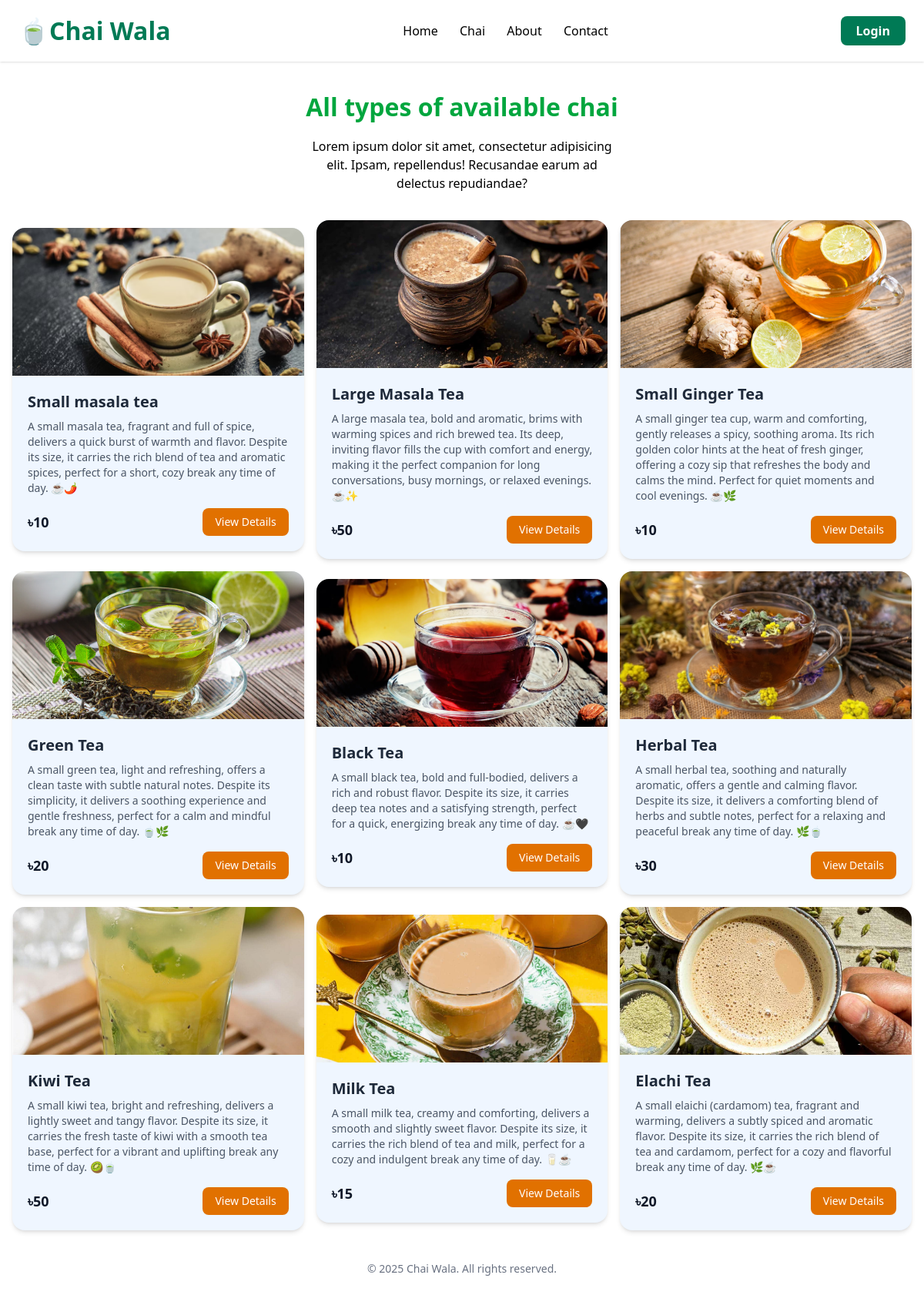
The app's page /chai/ with its own data.
### chai/models.py (models this page shows, shortened)
class ChaiVarity(models.Model):
    CHAI_TYPE_CHOICE = [
        ('MLT', 'MASALA TEA'),
        ('GRT', 'GINGER TEA'),
        ('KLT', 'KIWI TEA'),
        ('ELT', 'ELACHI TEA'),
        ('GT', 'GREEN TEA'),
        ('BLT', 'BLACK TEA'),
        ('HET', 'HERBAL TEA'),
        ('MLT', 'MILK TEA'),
    ]
    name = models.CharField(max_length=100)
    image = models.ImageField(upload_to='chais/')
    date = models.DateTimeField(default=timezone.now)
    tea_type = models.CharField(max_length=5, choices= CHAI_TYPE_CHOICE)
    description = models.TextField(default='', null=True)
    price = models.IntegerField(default=0,null=False)

### chai/views.py (the view)
# urls.py: path('',views.all_chai, name='all_chai'),
def all_chai(request):
    chais = ChaiVarity.objects.all() # taking all the models of ChaiVarity in a single variable for use. This will return an Array of models
    return render(request, 'chai/all_chai.html', {'chais':chais}) # This carly braces sends values in the frontend in form of dictionary

### chai/templates/chai/all_chai.html (shortened to what this page needs)
{% extends 'layout.html' %}
{% block content %}
    <h1 class="font-black text-green-600 text-3xl pt-10">All types of available chai</h1>
    <p class="text-center px-[400px] py-5">Lorem ipsum dolor sit amet, consectetur adipisicing elit. Ipsam, repellendus! Recusandae earum ad delectus repudiandae?</p>
    <div class="grid grid-cols-3 gap-4 m-4 place-items-center">
        {% for chai in chais %}
            <div class="max-w-sm bg-blue-50 rounded-2xl shadow-md overflow-hidden hover:shadow-lg transition-shadow">
                <img
                    src="{{chai.image.url}}"
                    alt="Product image"
                    class="w-full h-48 object-cover"
                />
                <div class="p-5">
                    <h3 class="text-xl font-semibold text-gray-800">
                    {{chai.name}}
                    </h3>
                    <p class="text-sm text-gray-600 mt-2">
                    {{chai.description}}
                    </p>
                    <div class="flex items-center justify-between mt-4">
                        <span class="text-lg font-bold text-gray-900">
                            ৳{{chai.price}}
                        </span>
                        <a href="{% url 'chai_details' chai.id %}">
                            <button class="px-4 py-2 text-sm font-medium text-white bg-amber-600 rounded-lg hover:bg-amber-700 transition">
                                View Details
                            </button>
                        </a>
                    </div>
                </div>
            </div>
        {% endfor %}
    </div>
{% endblock content %}

### static/style.css (style rules this page uses)
body { color: black; }
h1 { text-align: center; font-size: 2em; }

### records on screen
ChaiVarity: image (picture), name "Small masala tea", description "A small masala tea, fragrant and full of spice, delivers a quick burst of warmth and flavor. Despite its size, it carries the rich blend of tea and aromatic spices, perfect for a short, cozy break any time of day. ☕🌶️", price "10"
ChaiVarity: image (picture), name "Large Masala Tea", description "A large masala tea, bold and aromatic, brims with warming spices and rich brewed tea. Its deep, inviting flavor fills the cup with comfort and energy, making it the perfect companion for long conversations, busy mornings, or relaxed evenings. ☕✨", price "50"
ChaiVarity: image (picture), name "Small Ginger Tea", description "A small ginger tea cup, warm and comforting, gently releases a spicy, soothing aroma. Its rich golden color hints at the heat of fresh ginger, offering a cozy sip that refreshes the body and calms the mind. Perfect for quiet moments and cool evenings. ☕🌿", price "10"
ChaiVarity: image (picture), name "Green Tea", description "A small green tea, light and refreshing, offers a clean taste with subtle natural notes. Despite its simplicity, it delivers a soothing experience and gentle freshness, perfect for a calm and mindful break any time of day. 🍵🌿", price "20"
ChaiVarity: image (picture), name "Black Tea", description "A small black tea, bold and full-bodied, delivers a rich and robust flavor. Despite its size, it carries deep tea notes and a satisfying strength, perfect for a quick, energizing break any time of day. ☕🖤", price "10"
ChaiVarity: image (picture), name "Herbal Tea", description "A small herbal tea, soothing and naturally aromatic, offers a gentle and calming flavor. Despite its size, it delivers a comforting blend of herbs and subtle notes, perfect for a relaxing and peaceful break any time of day. 🌿🍵", price "30"
ChaiVarity: image (picture), name "Kiwi Tea", description "A small kiwi tea, bright and refreshing, delivers a lightly sweet and tangy flavor. Despite its size, it carries the fresh taste of kiwi with a smooth tea base, perfect for a vibrant and uplifting break any time of day. 🥝🍵", price "50"
ChaiVarity: image (picture), name "Milk Tea", description "A small milk tea, creamy and comforting, delivers a smooth and slightly sweet flavor. Despite its size, it carries the rich blend of tea and milk, perfect for a cozy and indulgent break any time of day. 🥛☕", price "15"
ChaiVarity: image (picture), name "Elachi Tea", description "A small elaichi (cardamom) tea, fragrant and warming, delivers a subtly spiced and aromatic flavor. Despite its size, it carries the rich blend of tea and cardamom, perfect for a cozy and flavorful break any time of day. 🌿☕", price "20"

### other values on screen
{{ year|default:"2025" }} "2025"
